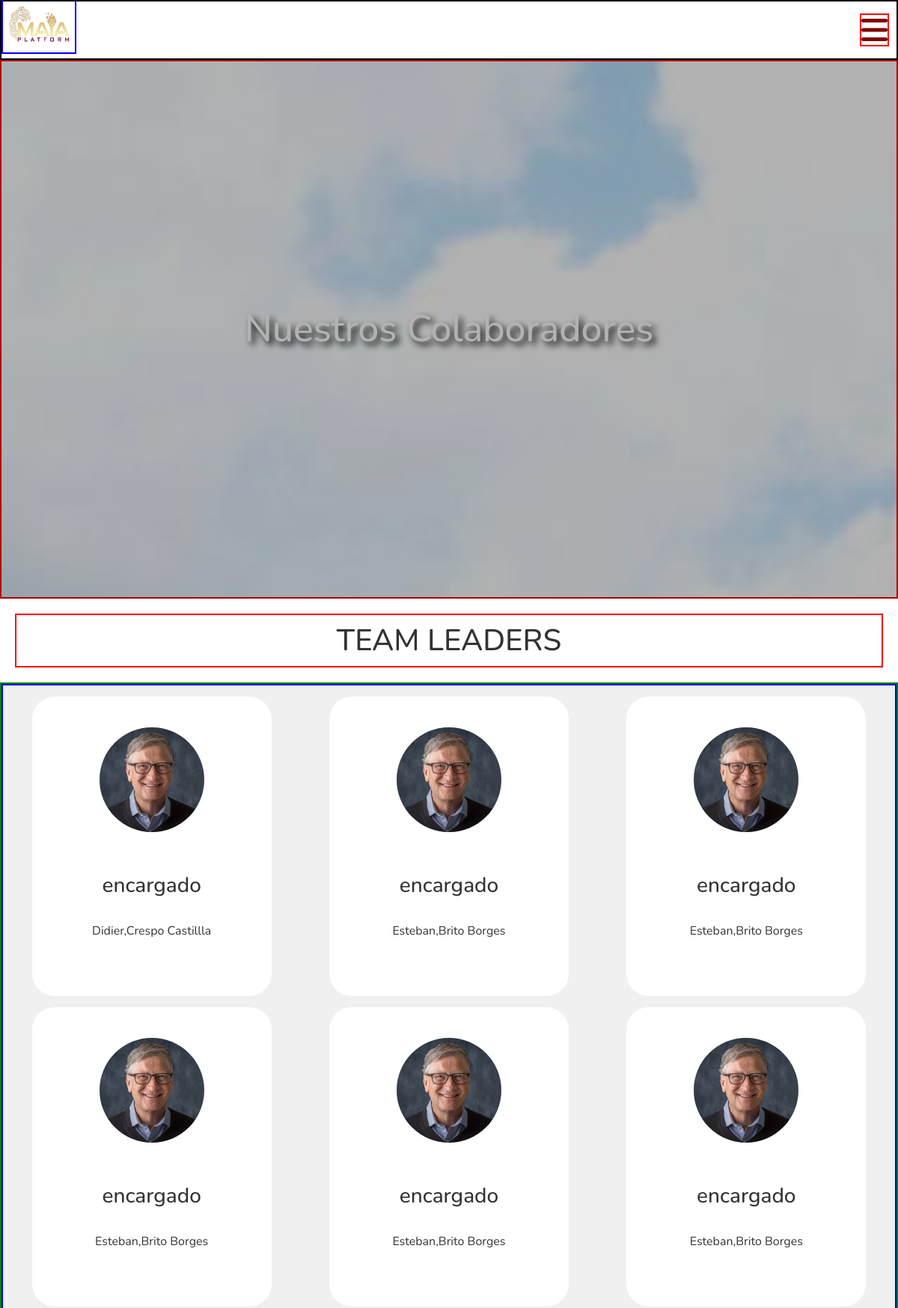
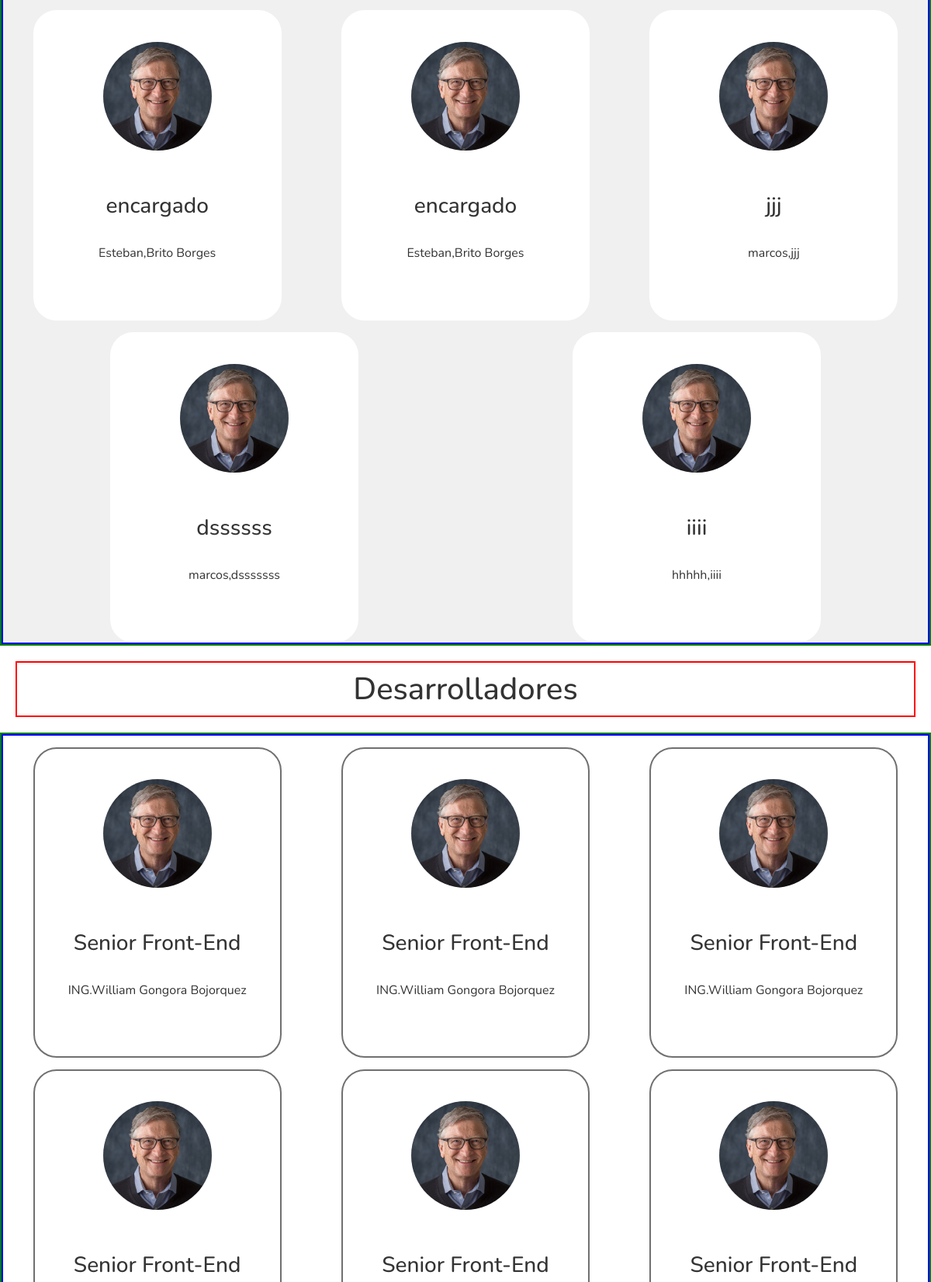
The page / (upper part) on the database its author committed (2 pictures, top to bottom).
### tables this page shows
CREATE TABLE `integrantes` (
  `id` int(3) NOT NULL AUTO_INCREMENT,
  `nombre` varchar(25) NOT NULL,
  `apellido` varchar(25) NOT NULL,
  `correo` varchar(50) NOT NULL,
  `redes` varchar(40) NOT NULL,
  `puesto` varchar(30) NOT NULL,
  `descripcion` varchar(120) NOT NULL,
  PRIMARY KEY (`id`)
);

### src/Index.php (the view, shortened to what this page needs)
<!DOCTYPE html>
<html lang="en">
<head>
  <link rel="stylesheet" href="src/style.css">
  <link rel="stylesheet" href="../Css/Destock.css">
</head>
<body>
  <?php include "menu.php"?>
  <Section class="Inicio">
    <h2>Nuestros Colaboradores</h2>
  </Section>
  <h2 class="teamle" id="teamleader">TEAM LEADERS</h2>
  <Section class="Parte1 " style="background: #F0F0F0;">
    <article class=" leader">
      <?php
    include "conexion_d.php";
     $todos_productos= " SELECT * FROM integrantes ORDER BY id ASC";
     $resultado= mysqli_query($conectar, $todos_productos);
     while($row = mysqli_fetch_assoc($resultado))
    {
      ?>
      <div class=" persona" style="background: #FFFFFF">
        <figure><img src="../Imagenes/Billgates.jpg" alt=""></figure>
        <h3><?php echo $row["puesto"];?></h3>
        <br>
        <p><?php echo $row["nombre"];?>,<?php echo $row["apellido"];?></p>
        <div class="aportaciones">
        </div>
      </div>
      <?php
    }
        ?>
    </article>
  </Section>
  <h2 class="teamle" id="Desarrolladores">Desarrolladores</h2>
  <Section class="Parte2">
    <article class="leader2">
      <div class="persona2">
        <figure><img src="../Imagenes/Billgates.jpg" alt=""></figure>
        <h3>Senior Front-End</h3>
        <br>
        <p>ING.William Gongora Bojorquez</p>
        <div class="aportaciones2">
        </div>
      </div>
      <div class="persona2">
        <figure><img src="../Imagenes/Billgates.jpg" alt=""></figure>
        <h3>Senior Front-End</h3>
        <br>
        <p>ING.William Gongora Bojorquez</p>
        <div class="aportaciones2">
        </div>
      </div>
      <div class="persona2">
        <figure><img src="../Imagenes/Billgates.jpg" alt=""></figure>
        <h3>Senior Front-End</h3>
        <br>
        <p>ING.William Gongora Bojorquez</p>
        <div class="aportaciones2">
        </div>
      </div>
      <div class="persona2">
        <figure><img src="../Imagenes/Billgates.jpg" alt=""></figure>
        <h3>Senior Front-End</h3>
        <br>
      </div>
      <div class="persona2">
        <figure><img src="../Imagenes/Billgates.jpg" alt=""></figure>
        <h3>Senior Front-End</h3>
        <br>
      </div>
      <div class="persona2">
        <figure><img src="../Imagenes/Billgates.jpg" alt=""></figure>
        <h3>Senior Front-End</h3>
        <br>
      </div>
    </article>
  </Section>
</body>
</html>

### src/menu.php (shortened to what this page needs)
<nav class="navegacion">
  <figure class=logo><img src="../Imagenes/maia.png" alt=""></figure>
  <a href="#" id="menu" class="menu">
    <i class="icono fas fa-bars"></i>
  </a>
</nav>

### Css/Destock.css (style rules this page uses)
* { margin: 0; padding: 0; box-sizing: border-box; font-family: "Nunito", sans-serif; }
*, *::before, *::after { box-sizing: border-box; }
body { font-family: helvetica; font-size: 16px; line-height: 24px; color: #333; }
.Inicio { background-image: url(../Imagenes/tecnm.jpg); width: 100%; height: 90vh; background-repeat: no-repeat; border: 2px solid red; background-size: cover; background-attachment: fixed; display: flex; filter: brightness(70%); z-index: 1; }
.Inicio h2 { margin: auto; color: white; text-shadow: 0.1em 0.1em 0.2em black; font-size: 50px; z-index: 5; }
.Parte1 { width: 100%; border: 2px solid green; margin: auto; }
.Parte2 { width: 100%; border: 2px solid green; margin: auto; }
.navegacion { border: 2px solid black; width: 100%; height: 10vh; margin: auto; display: flex; justify-content: space-between; align-items: center; position: relative; padding-bottom: 0; }
.logo { border: 2px solid blue; width: 100px; height: 10vh; }
.logo img { width: 100%; height: 100%; }
.icono { color: #800101; font-size: 40px; border: 2px solid red; margin-right: 10px; }
.teamle { border: 2px solid red; text-align: center; font-size: 40px; padding: 10px; margin: 20px; }
.leader { border: 2px solid blue; max-width: 1200px; margin: auto; display: flex; flex-wrap: wrap; justify-content: space-around; }
.leader2 { border: 2px solid blue; max-width: 1200px; margin: auto; display: flex; flex-wrap: wrap; justify-content: space-around; }
.persona { width: 320px; height: 400px; margin-top: 15px; border: 2px solid white; border-radius: 30px; text-align: center; position: relative; overflow: hidden; transition: 0.5s; }
.persona2 { width: 320px; height: 400px; margin-top: 15px; border: 2px solid #707070; border-radius: 30px; text-align: center; position: relative; overflow: hidden; transition: 0.5s; }
.aportaciones { width: 320px; height: 300px; background: #800101; color: white; border-radius: 30px; position: absolute; padding: 0%; margin: 0%; left: 0%; top: 100%; z-index: 2; transition: 0.5s; }
.aportaciones2 { width: 320px; height: 300px; background: #800101; color: white; border-radius: 30px; position: absolute; padding: 0%; margin: 0%; left: 0%; top: 100%; z-index: 2; transition: 0.5s; }
.persona figure { width: 100%; height: 55%; display: flex; }
.persona2 figure { width: 100%; height: 55%; display: flex; }
.persona figure img { width: 140px; height: 140px; margin: auto; border-radius: 50%; z-index: 3; transition: 0.5s; }
.persona2 figure img { width: 140px; height: 140px; margin: auto; border-radius: 50%; z-index: 3; transition: 0.5s; }

### rows shown on the page
integrantes: puesto "encargado", nombre "Didier", apellido "Crespo Castillla"
integrantes: puesto "encargado", nombre "Esteban", apellido "Brito Borges"
integrantes: puesto "encargado", nombre "Esteban", apellido "Brito Borges"
integrantes: puesto "encargado", nombre "Esteban", apellido "Brito Borges"
integrantes: puesto "encargado", nombre "Esteban", apellido "Brito Borges"
integrantes: puesto "encargado", nombre "Esteban", apellido "Brito Borges"
integrantes: puesto "encargado", nombre "Esteban", apellido "Brito Borges"
integrantes: puesto "encargado", nombre "Esteban", apellido "Brito Borges"
integrantes: puesto "jjj", nombre "marcos", apellido "jjj"
integrantes: puesto "dssssss", nombre "marcos", apellido "dsssssss"
integrantes: puesto "iiii", nombre "hhhhh", apellido "iiii"
